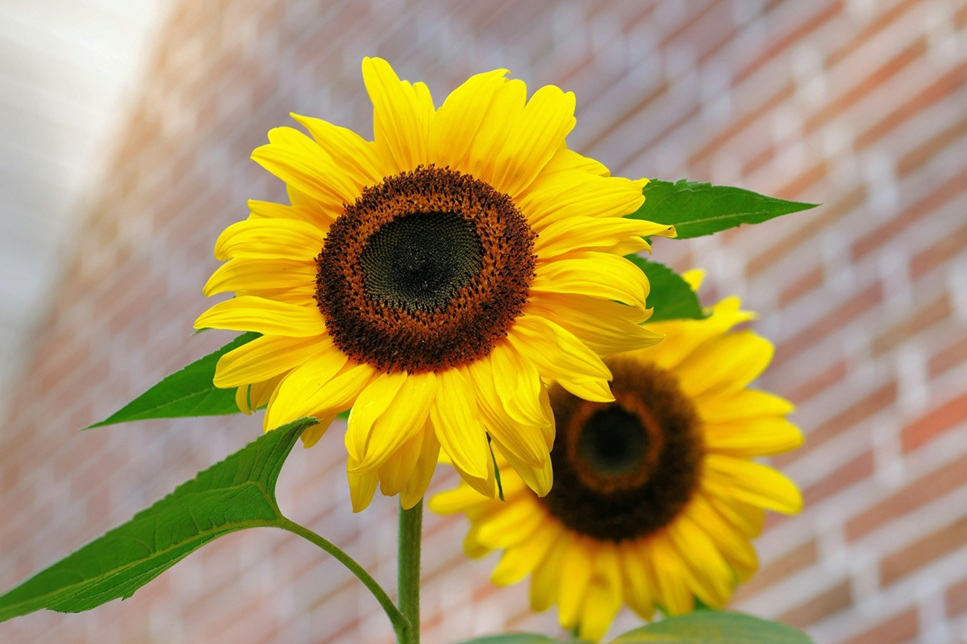
#> input picture image1.jpg, 967 x 644 px
$ python image_compare.py
#> lines starting #> are read from the running program, lines starting #| are printed output that depends on the picture
import cv2 as c
img = c.imread('./image1.jpg',0)
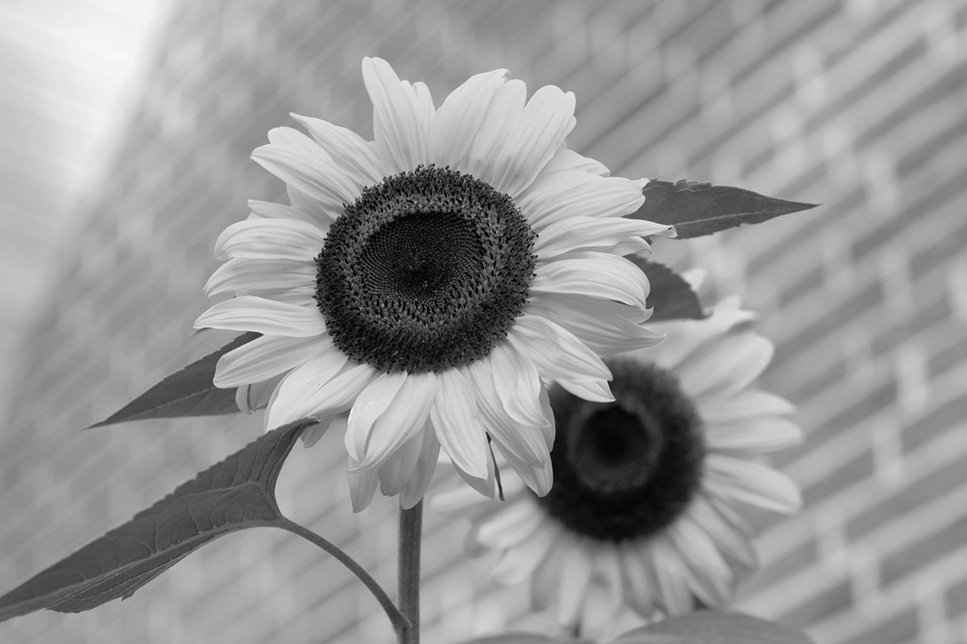
#> img: shape (644, 967); min 0, max 248, mean 151.3
c.imshow('patna university',img)
# c.imshow('patna university',img 0)
c.waitKey(0)
c.destroyAllWindows()
